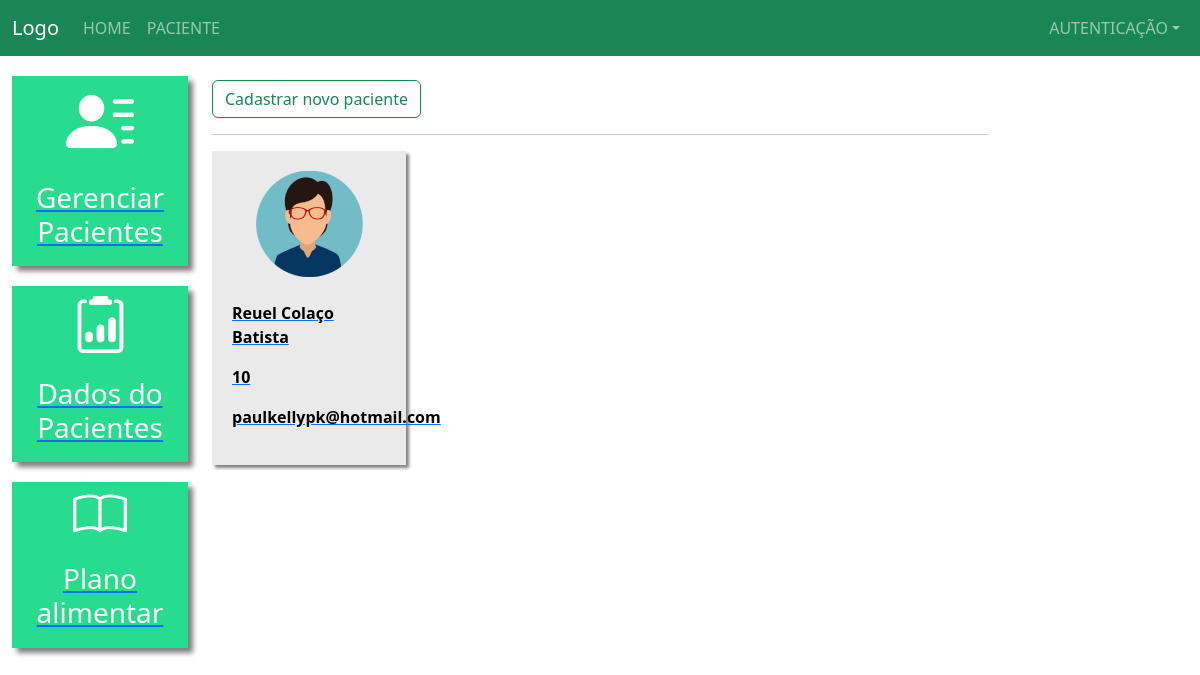
Before: /pacientes/ (signed in) with the older database file.
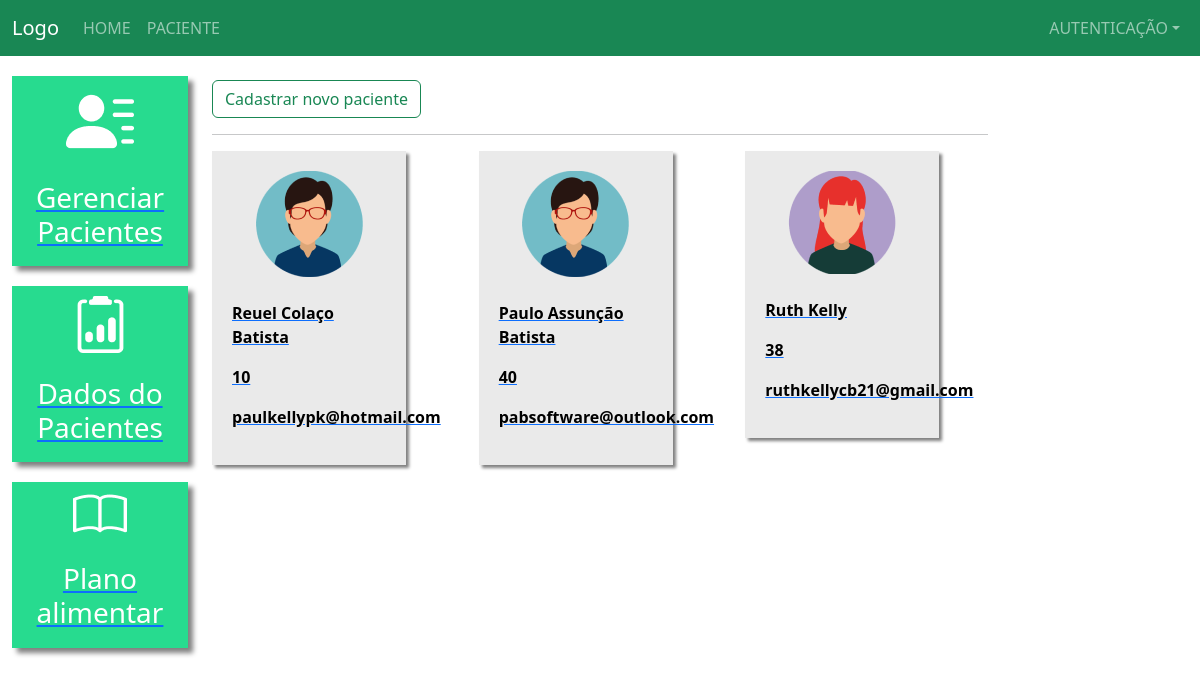
After: the same page with the newer database file.
### plataforma/models.py (models this page shows, shortened)
class Pacientes(models.Model):
    choices_sexo = (('F', 'Feminino'),
                   ('M', 'Masculino'))
    nome = models.CharField(max_length=80)
    sexo = models.CharField(max_length=1, choices=choices_sexo)
    idade = models.IntegerField()
    email = models.EmailField()
    telefone = models.CharField(max_length=19)
    nutri = models.ForeignKey(CustomUser, on_delete=models.CASCADE)
    class Meta:
        verbose_name_plural = ("pacientes")
        db_table = 'pacientes'

### plataforma/views.py (the view, shortened to what this page needs)
# urls.py: path('pacientes/', pacientes, name='pacientes'),
@login_required(login_url='login')
def pacientes(request):
    template_name = 'plataforma/paciente.html'
    if request.method == 'GET':
        pacientes_list = Pacientes.objects.filter(nutri = request.user)
        return render(request, template_name, {'pacientes' : pacientes_list})

### plataforma/templates/plataforma/paciente.html (shortened to what this page needs)
{% extends 'base_plataf.html' %} {% load static %} {% block 'plataforma' %}
<br />
<button
  type="button"
  class="btn btn-outline-success"
  data-bs-toggle="modal"
  data-bs-target="#modal"
>
  Cadastrar novo paciente
</button>
<hr />
<div class="row">
  {% for p in pacientes %}
  <div class="col-md-4">
    <a href="#" class="link-hover">
      <div class="card-paciente">
        <div class="foto-perfil">
          {% if p.sexo == 'M' %}
          <img src="{% static 'plataforma/img/perfil2.png' %}" />
          {% else %}
          <img src="{% static 'plataforma/img/perfil1.png' %}" />
          {%endif%}
        </div>
        <br />
        <p class="dados">{{p.nome}}</p>
        <p class="dados">{{p.idade}}</p>
        <p class="dados">{{p.email}}</p>
      </div>
    </a>
    <br>
  </div>
{% endfor %}
</div>
{% endblock %}

Changed rows visible on the page:
added Pacientes: nome "Paulo Assunção Batista", idade "40", email "pabsoftware@outlook.com"
added Pacientes: nome "Ruth Kelly", idade "38", email "ruthkellycb21@gmail.com"
